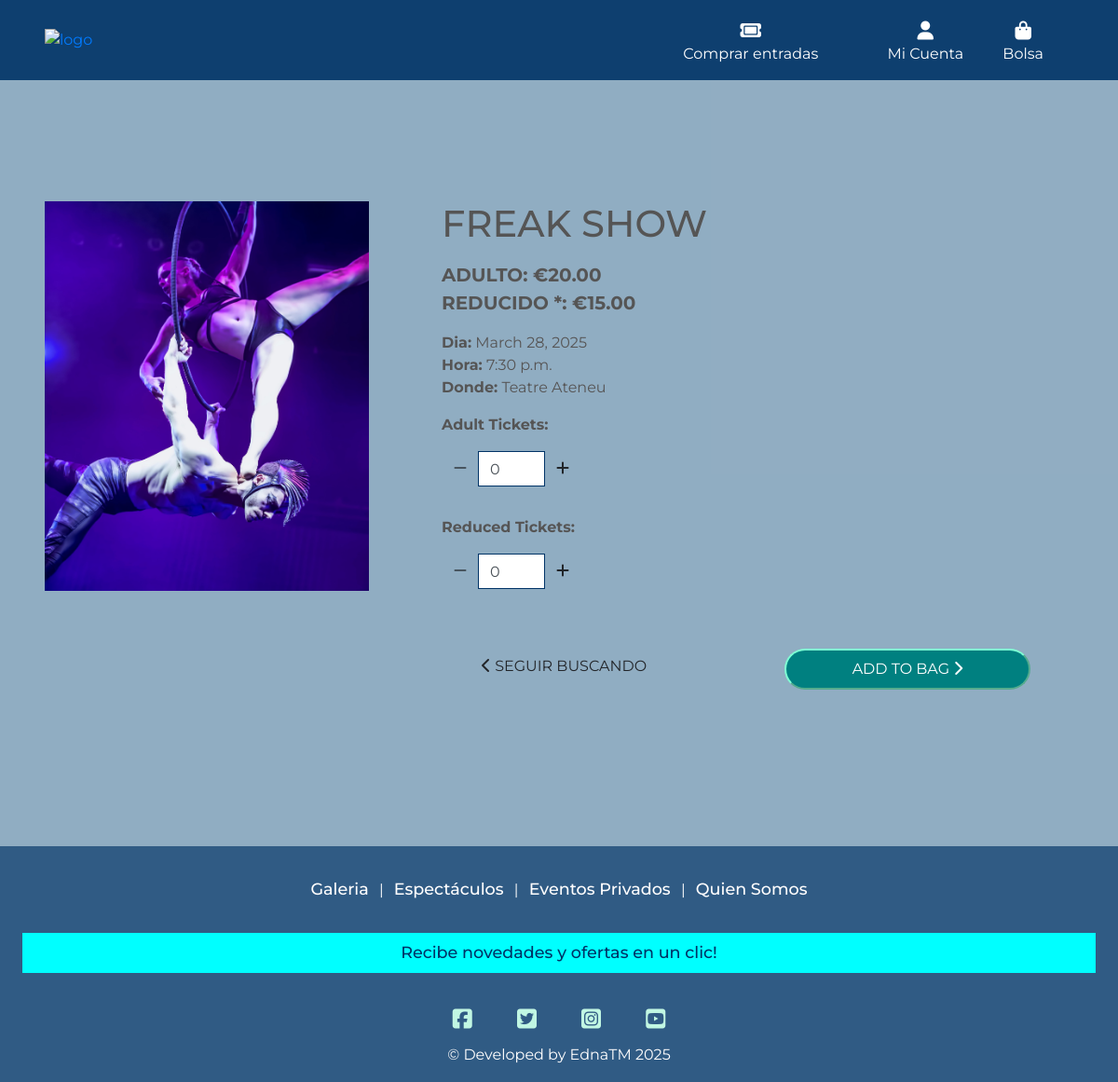
/shows/3/, run on an earlier commit of the app's database.
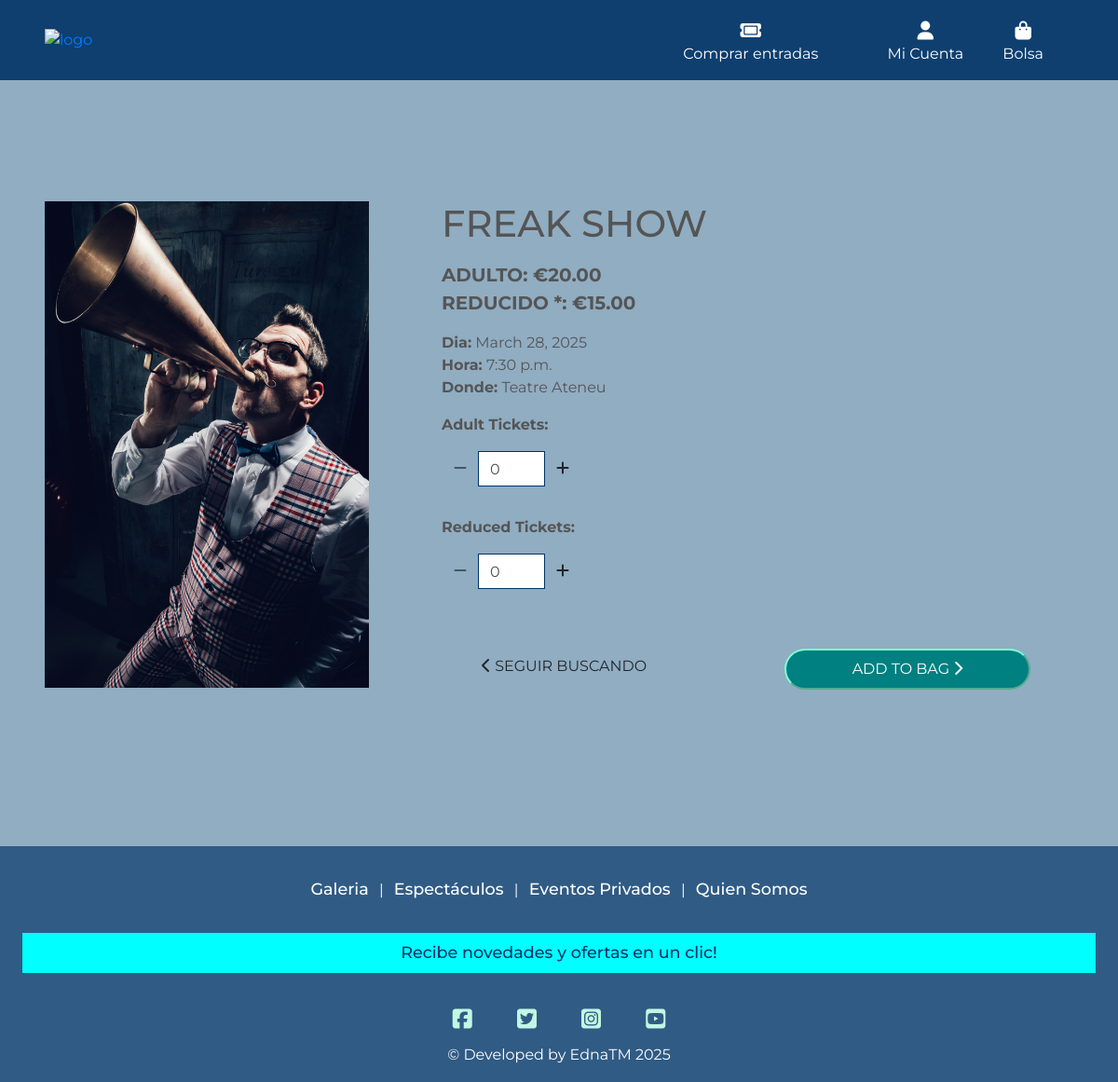
And on a later commit of the database.
### shows/models.py (models this page shows, shortened)
class Show(models.Model):
    id = models.IntegerField(primary_key=True, unique=True, editable=False)
    name = models.CharField(max_length=200, help_text="Name of the show")
    description = models.TextField(blank=True, null=True)
    location = models.CharField(max_length=200, help_text="Location of the show")
    time = models.DateTimeField(help_text="Date and time of the show")
    duration = models.DurationField(help_text="Duration of the show (HH:MM:SS)")
    image = models.ImageField(upload_to='shows/images/', help_text="Image representing the show", blank=True, null=True)
    total_seats = models.PositiveIntegerField(help_text="Total number of seats available")
    remaining_seats = models.PositiveIntegerField(help_text="Number of seats still available")
    price_per_seat_adult = models.DecimalField(
        max_digits=5,
        decimal_places=2,
        default=Decimal('20.00'),
        help_text="Price per seat for adults",
    )
    price_per_seat_reduction = models.DecimalField(
        max_digits=5,
        decimal_places=2,
        default=Decimal('15.00'),
        help_text="Price per seat with a reduction"
    )

### shows/views.py (the view)
# urls.py: path('<int:show_id>/', views.show_details, name= 'show_details'),
def show_details(request, show_id):
    show = get_object_or_404(Show, id=show_id)
    return render(request, 'shows/show_details.html', {'show': show})

### shows/templates/shows/show_details.html (shortened to what the changed rows need)
{% extends "base.html" %}
{% load static %}
{% block content %}
<div id="show-details" class="container-fluid">
    <div class="row">
        <div class="col-12 col-md-6 col-lg-4 pffset-lg-2">
            <div class="image-container my-5">
                {% if show.image %}
                <a href="{{ show.image.url }}" target="_blank" aria-label="see image in full size in a new tab">
                    <img class="img-details img-fluid" src="{{ show.image.url }}" alt="{{ show.name }}">
                </a>
                {% else %}
                <img class="img-details img-fluid" src="{{ MEDIA_URL }}noimage.png" alt="{{ show.name }}">
                {% endif %}
            </div>
        </div>
        <div class="col-12 col-md-10 col-lg-7 ml-lg-5">
            <div class="product-details-container mb-5 mt-md-5">
                <h1 class="mb-2 eg-title text-uppercase">{{ show.name }}</h1>
                <p class="lead mb-0 mt-3 text-left font-weight-bold text-uppercase">adulto: €{{ show.price_per_seat_adult }}</p>
                <p class="lead mb-0 text-left font-weight-bold text-uppercase">reducido *: €{{ show.price_per_seat_reduction }}</p>
                <p class="mb-0 mt-3">
                    <strong>Dia:</strong> {{ show.time|date:"F j, Y" }}<br>
                    <strong>Hora:</strong> {{ show.time|date:"g:i a" }}
                </p>
                <p class="mb-0"><strong>Donde:</strong> {{ show.location }}</p>
                <form class="form" action="{% url 'bag:add_to_bag' show.id %}" method="POST">
                    <div class="form-row">
                    </div>
                </form>
            </div>
        </div>
    </div>
</div>
{% endblock %}

What changed in the data, as far as the page shows it:
changed Show "FREAK SHOW": image: a different picture
